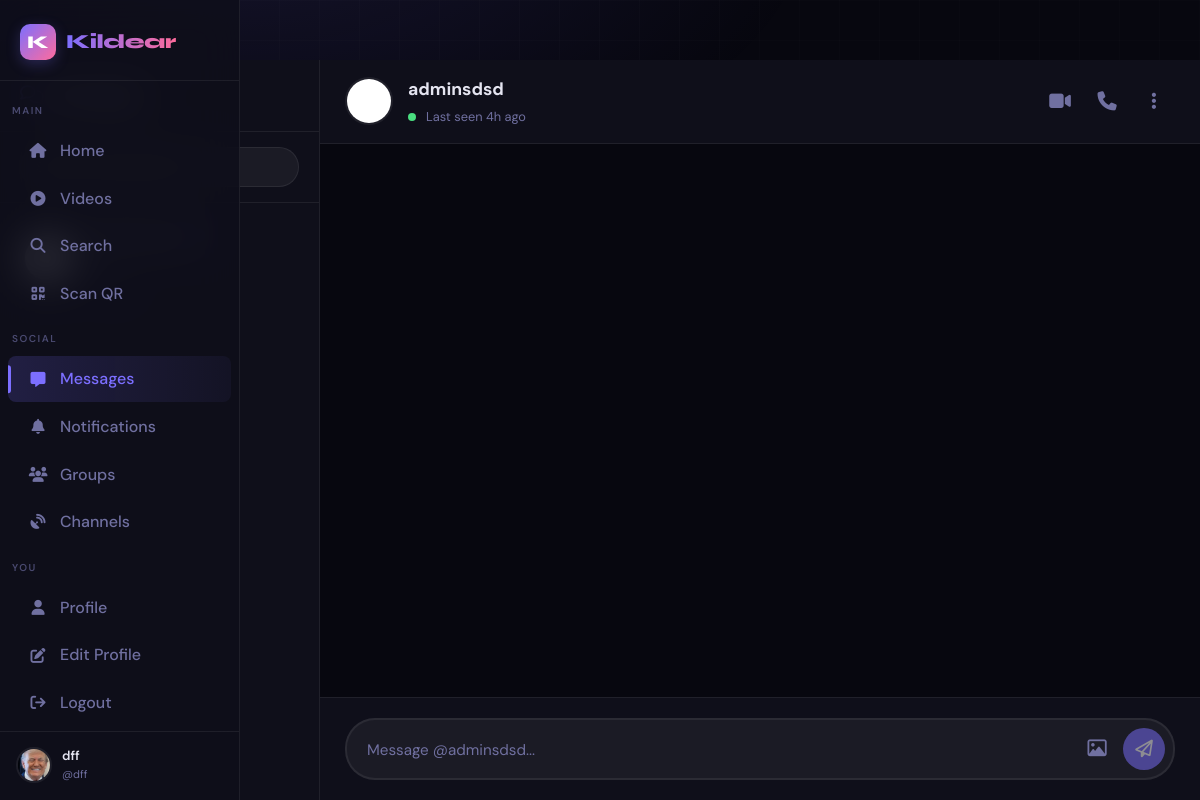
/chat/adminsdsd (signed in), run on an earlier commit of the app's database.
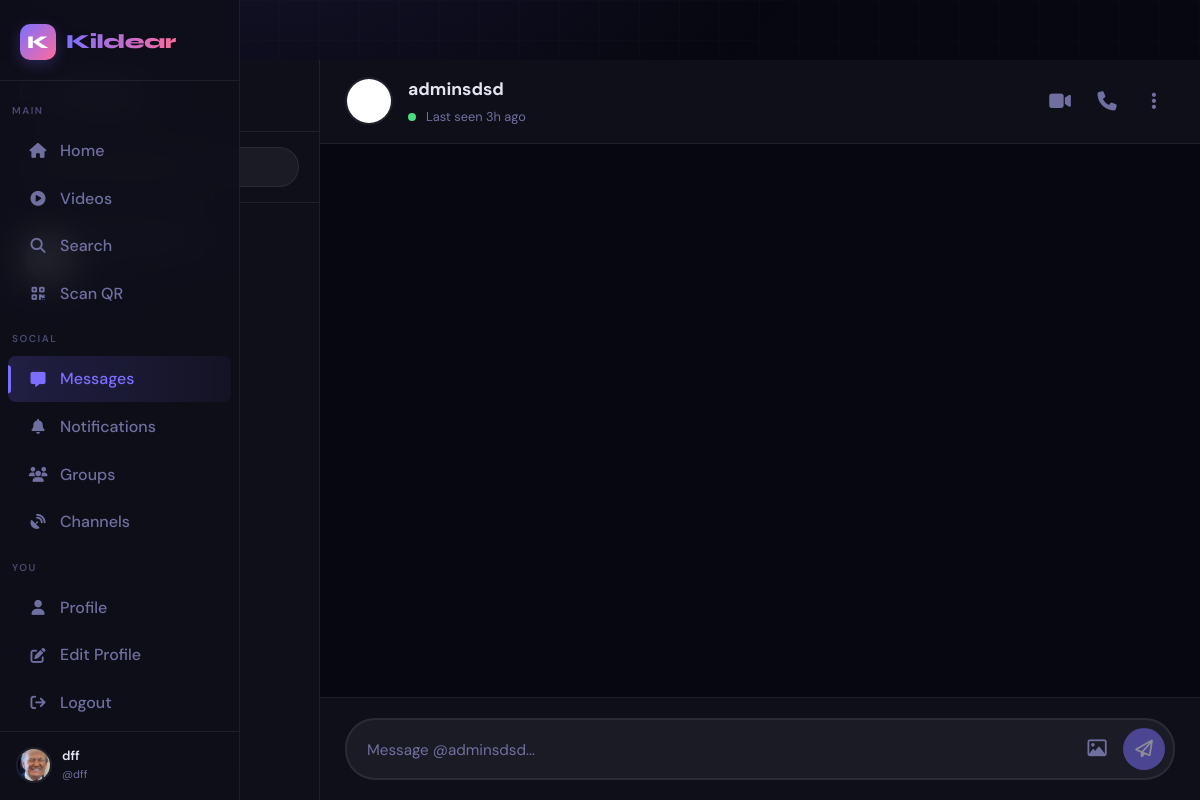
And on a later commit of the database.
### app.py (models this page shows, shortened)
class User(UserMixin, db.Model):
    id = db.Column(db.Integer, primary_key=True)
    username = db.Column(db.String(40), unique=True, nullable=False)
    email = db.Column(db.String(120), unique=True, nullable=False)
    password_hash = db.Column(db.String(256), nullable=False)
    display_name = db.Column(db.String(60), default="")
    bio = db.Column(db.String(500), default="")
    preset_avatar = db.Column(db.Integer, default=1)
    preset_cover = db.Column(db.Integer, nullable=True)
    website = db.Column(db.String(200), default="")
    location = db.Column(db.String(100), default="")
    accent_color = db.Column(db.String(7), default="#6c63ff")
    is_private = db.Column(db.Boolean, default=False)
    is_verified = db.Column(db.Boolean, default=False)
    is_banned = db.Column(db.Boolean, default=False)
    is_admin = db.Column(db.Boolean, default=False)
    is_online = db.Column(db.Boolean, default=False)
    last_seen = db.Column(db.DateTime, default=datetime.utcnow)
    created_at = db.Column(db.DateTime, default=datetime.utcnow)
    two_factor_enabled = db.Column(db.Boolean, default=False)
    two_factor_secret = db.Column(db.String(32), nullable=True)
    following = db.relationship(
        "User", secondary=follows,
        primaryjoin=follows.c.follower_id == id,
        secondaryjoin=follows.c.followed_id == id,
        backref=db.backref("followers", lazy="dynamic"),
        lazy="dynamic"
    )
    blocked_users = db.relationship(
        "User", secondary=blocks,
        primaryjoin=blocks.c.blocker_id == id,
        secondaryjoin=blocks.c.blocked_id == id,
        backref=db.backref("blocked_by", lazy="dynamic"),
        lazy="dynamic"
    )
    posts = db.relationship("Post", backref="author", lazy="dynamic", foreign_keys="Post.user_id")
    sent_msgs = db.relationship("Message", backref="sender", lazy="dynamic", foreign_keys="Message.sender_id")
    recv_msgs = db.relationship("Message", backref="receiver", lazy="dynamic", foreign_keys="Message.receiver_id")
    notifications = db.relationship("Notification", backref="recipient", lazy="dynamic",
                                    foreign_keys="Notification.user_id")
    comments = db.relationship("Comment", backref="author", lazy="dynamic")
    owned_groups = db.relationship("Group", backref="owner", lazy="dynamic")
    owned_channels = db.relationship("Channel", backref="owner", lazy="dynamic")
    login_history = db.relationship("LoginHistory", backref="user", lazy="dynamic")
    @property
    def avatar_url(self):
        if self.preset_avatar and self.preset_avatar in PRESET_AVATARS:
            return PRESET_AVATARS[self.preset_avatar]
        return PRESET_AVATARS[1]
    def is_blocked(self, user):
        return self.blocked_users.filter(blocks.c.blocked_id == user.id).count() > 0

class Message(db.Model):
    id = db.Column(db.Integer, primary_key=True)
    sender_id = db.Column(db.Integer, db.ForeignKey("user.id"), nullable=False)
    receiver_id = db.Column(db.Integer, db.ForeignKey("user.id"), nullable=False)
    content = db.Column(db.Text, default="")
    media_url = db.Column(db.String(300), default="")
    is_read = db.Column(db.Boolean, default=False)
    is_deleted = db.Column(db.Boolean, default=False)
    reply_to_id = db.Column(db.Integer, db.ForeignKey("message.id"), nullable=True)
    created_at = db.Column(db.DateTime, default=datetime.utcnow)
    replies = db.relationship("Message", backref=db.backref("reply_to", remote_side=[id]))

### app.py (the view)
@app.route("/chat/<username>")
@login_required
def chat(username):
    try:
        partner = User.query.filter(
            func.lower(User.username) == username.lower()).first_or_404()
        is_blocked = current_user.is_blocked(partner)
        if not is_blocked:
            Message.query.filter_by(
                sender_id=partner.id, receiver_id=current_user.id, is_read=False
            ).update({"is_read": True})
            VoiceMessage.query.filter_by(
                sender_id=partner.id, receiver_id=current_user.id, is_read=False
            ).update({"is_read": True})
            db.session.commit()
        if is_blocked:
            messages = []
            voice_messages = []
        else:
            messages = (Message.query
                        .filter(or_(
                and_(Message.sender_id == current_user.id, Message.receiver_id == partner.id),
                and_(Message.sender_id == partner.id, Message.receiver_id == current_user.id)
            ))
                        .filter(Message.is_deleted == False)
                        .order_by(Message.created_at.asc()).limit(100).all())
            voice_messages = VoiceMessage.query.filter(
                or_(
                    and_(VoiceMessage.sender_id == current_user.id, VoiceMessage.receiver_id == partner.id),
                    and_(VoiceMessage.sender_id == partner.id, VoiceMessage.receiver_id == current_user.id)
                )
            ).order_by(VoiceMessage.created_at.asc()).limit(50).all()
        sent_to = db.session.query(Message.receiver_id).filter_by(sender_id=current_user.id).distinct()
        recv_from = db.session.query(Message.sender_id).filter_by(receiver_id=current_user.id).distinct()
        uid_set = {r[0] for r in sent_to} | {r[0] for r in recv_from}
        blocked_ids = [b.id for b in current_user.blocked_users]
        uid_set = uid_set - set(blocked_ids)
        partners_list = User.query.filter(User.id.in_(uid_set)).all()
        conversations = []
        for p in partners_list:
            last = (Message.query
                    .filter(or_(
                and_(Message.sender_id == current_user.id, Message.receiver_id == p.id),
                and_(Message.sender_id == p.id, Message.receiver_id == current_user.id)
            ))
                    .filter(Message.is_deleted == False)
                    .order_by(Message.created_at.desc()).first())
            unread = (Message.query
                      .filter_by(sender_id=p.id, receiver_id=current_user.id, is_read=False, is_deleted=False)
                      .count())
            conversations.append({
                "user": p,
                "last": last,
                "unread": unread
            })
        conversations.sort(key=lambda x: x["last"].created_at if x["last"] else datetime.min, reverse=True)
        return render_template("chat.html",
                               partner=partner,
                               messages=messages,
                               voice_messages=voice_messages,
                               conversations=conversations,
                               is_blocked=is_blocked)
    except Exception as e:
        logger.error(f"Ошибка в chat: {e}")
        flash("Ошибка при загрузке чата", "error")
        return redirect(url_for("chat_list"))

### templates/chat.html (shortened to what this page needs)
{% extends "base.html" %}
{% block content %}
<div class="chat-layout">
  <div class="chat-sidebar" id="chatSidebar">
    <div class="resize-handle" id="resizeHandle"></div>
    <div class="chat-sidebar-header">
      <h3>
        <i class="fa-regular fa-comments"></i>
      </h3>
    </div>
    <div class="chat-search">
      <input type="text" placeholder="Search conversations..." id="searchConversations" oninput="filterConversations(this.value)">
    </div>
    <div class="conversation-list" id="conversationList">
      {% for convo in conversations %}
      <a href="{{ url_for('chat', username=convo.user.username) }}"
         class="conversation-item {% if convo.unread > 0 %}unread{% endif %} {% if convo.user.id == partner.id %}active{% endif %}"
         data-user-id="{{ convo.user.id }}">
        <div class="conversation-avatar">
          <img src="{{ convo.user.avatar or '/static/default_avatar.png' }}" alt="{{ convo.user.username }}">
        </div>
        <div class="conversation-info">
          <div class="conversation-name">
            {{ convo.user.display_name or convo.user.username }}
            {% if convo.user.is_verified %}
            <i class="fa-solid fa-circle-check verified-icon" style="color: var(--primary); font-size: 0.8rem;"></i>
            {% endif %}
          </div>
          <div class="conversation-preview">
          </div>
          {% if convo.last %}
          <div class="conversation-time">{{ convo.last.created_at|timeago }}</div>
          {% endif %}
        </div>
      </a>
      {% endfor %}
    </div>
  </div>
  <div class="chat-main">
    <div class="chat-header">
      <div class="chat-partner-avatar" onclick="window.location.href='{{ url_for('profile', username=partner.username) }}'">
        <img src="{{ partner.avatar or '/static/default_avatar.png' }}" alt="{{ partner.username }}">
      </div>
      <div class="chat-partner-info" onclick="window.location.href='{{ url_for('profile', username=partner.username) }}'">
        <div class="chat-partner-name">
          {{ partner.display_name or partner.username }}
        </div>
        <div class="chat-partner-status" id="partnerStatus">
          <span class="status-dot"></span>
          {% if partner.is_online %}
          Online
          {% else %}
          Last seen {{ partner.last_seen|timeago if partner.last_seen else 'recently' }}
          {% endif %}
        </div>
      </div>
      <div class="chat-actions">
        <button class="chat-action-btn {% if in_call %}active{% endif %}" onclick="startCall('video')" title="Video call">
          <i class="fa-solid fa-video"></i>
        </button>
        <button class="chat-action-btn {% if in_call %}active{% endif %}" onclick="startCall('audio')" title="Voice call">
          <i class="fa-solid fa-phone"></i>
        </button>
        <button class="chat-action-btn" onclick="toggleDropdown()" title="More options">
          <i class="fa-solid fa-ellipsis-vertical"></i>
        </button>
      </div>
    </div>
    <div class="messages-area" id="messagesArea" {% if is_blocked %}style="display: none;"{% endif %}>
    </div>
    <div class="chat-input-area" id="chatInputArea" {% if is_blocked %}style="display: none;"{% endif %}>
      <div class="chat-input-wrapper">
        <textarea id="messageInput"
                  placeholder="Message @{{ partner.username }}..."
                  rows="1"
                  oninput="autoResize(this); checkInput(); sendTypingIndicator()"
                  {% if is_blocked %}disabled{% endif %}></textarea>
        <div class="chat-actions">
          <label class="chat-action-btn" for="mediaUpload" style="cursor: pointer; {% if is_blocked %}opacity: 0.3; pointer-events: none;{% endif %}">
            <i class="fa-regular fa-image"></i>
          </label>
          <button class="send-btn" id="sendBtn" onclick="sendMessage()" disabled>
            <i class="fa-regular fa-paper-plane"></i>
          </button>
        </div>
      </div>
    </div>
  </div>
</div>
{% endblock %}

### templates/base.html (shortened to what this page needs)
<!DOCTYPE html>
<html lang="en" data-theme="dark">
<head>
  <link rel="stylesheet" href="https://cdnjs.cloudflare.com/ajax/libs/font-awesome/6.5.0/css/all.min.css"/>
</head>
<body>
<nav class="sidebar" id="sidebar">
  <a href="{{ url_for('index') }}" class="sidebar-logo">
    <div class="logo-mark">K</div>
    <span class="logo-text">Kildear</span>
  </a>
  <span class="nav-section">Main</span>
  <a href="{{ url_for('index') }}"
     class="nav-item {% if request.endpoint == 'index' %}active{% endif %}">
    <i class="fa-solid fa-house"></i> Home
  </a>
  <a href="{{ url_for('video_feed') }}"
     class="nav-item {% if request.endpoint == 'video_feed' %}active{% endif %}">
    <i class="fa-solid fa-play-circle"></i> Videos
  </a>
  <a href="{{ url_for('search') }}"
     class="nav-item {% if request.endpoint == 'search' %}active{% endif %}">
    <i class="fa-solid fa-magnifying-glass"></i> Search
  </a>
  <a href="{{ url_for('scan_qr_page') }}"
     class="nav-item {% if request.endpoint == 'scan_qr_page' %}active{% endif %}">
    <i class="fa-solid fa-qrcode"></i> Scan QR
  </a>
  <span class="nav-section">Social</span>
  <a href="{{ url_for('chat_list') }}"
     class="nav-item {% if 'chat' in request.endpoint %}active{% endif %}">
    <i class="fa-solid fa-message"></i> Messages
  </a>
  <a href="{{ url_for('notifications') }}"
     class="nav-item {% if request.endpoint == 'notifications' %}active{% endif %}">
    <i class="fa-solid fa-bell"></i> Notifications
  </a>
  <a href="{{ url_for('groups') }}"
     class="nav-item {% if 'group' in request.endpoint %}active{% endif %}">
    <i class="fa-solid fa-users"></i> Groups
  </a>
  <a href="{{ url_for('channels') }}"
     class="nav-item {% if 'channel' in request.endpoint %}active{% endif %}">
    <i class="fa-solid fa-satellite-dish"></i> Channels
  </a>
  {% if current_user.is_authenticated %}
  <span class="nav-section">You</span>
  <a href="{{ url_for('profile', username=current_user.username) }}"
     class="nav-item {% if request.endpoint == 'profile' and request.view_args.get('username') == current_user.username %}active{% endif %}">
    <i class="fa-solid fa-user"></i> Profile
  </a>
  <a href="{{ url_for('edit_profile') }}"
     class="nav-item {% if request.endpoint == 'edit_profile' %}active{% endif %}">
    <i class="fa-solid fa-pen-to-square"></i> Edit Profile
  </a>
  <a href="{{ url_for('logout') }}" class="nav-item">
    <i class="fa-solid fa-arrow-right-from-bracket"></i> Logout
  </a>
  <div class="sidebar-user">
    <img src="{{ current_user.avatar_url }}" alt="" class="avatar"/>
    <div class="sidebar-user-info">
      <div class="name truncate">{{ current_user.display_name or current_user.username }}</div>
      <div class="handle">@{{ current_user.username }}</div>
    </div>
  </div>
  {% endif %}
</nav>
<div class="app-shell">
  <div class="main-content">
    {% block content %}{% endblock %}
  </div>
</div>
</body>
</html>

What changed in the data, as far as the page shows it:
changed User "adminsdsd": last_seen "4h ago" → "3h ago"
